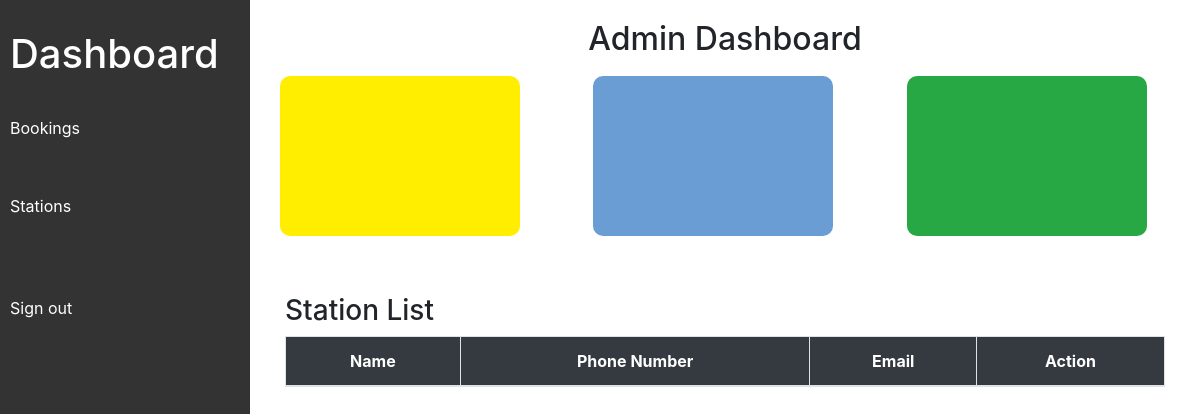
/admin_app/dashboard/, run on an earlier commit of the app's database.
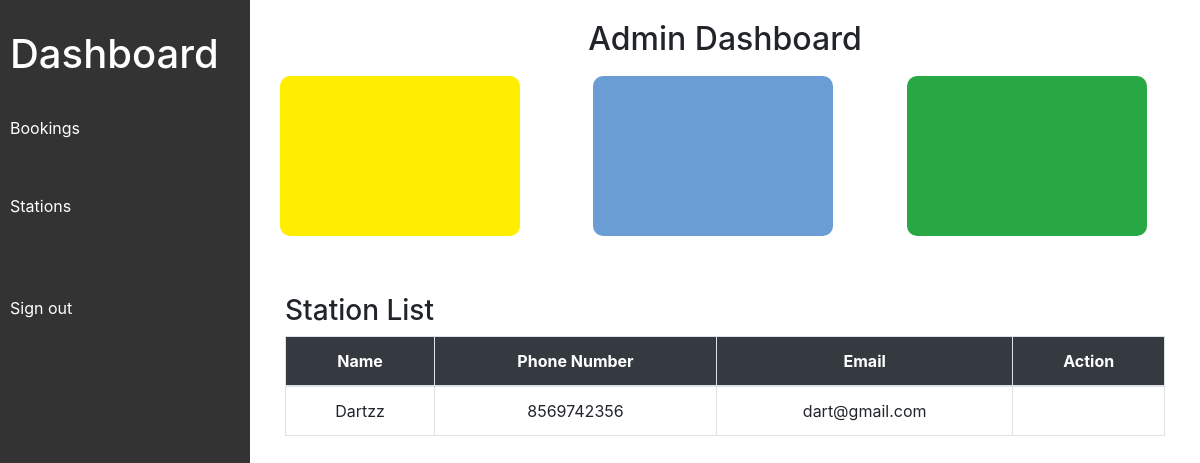
And on a later commit of the database.
### station_app/models.py (models this page shows)
class StationProfile(models.Model):
    Phone_Number=models.IntegerField()
    Address=models.CharField(max_length=250)
    Profile_Image=models.FileField(upload_to="images",null=True,blank=True)
    user=models.ForeignKey(User,on_delete=models.CASCADE,null=True,blank=True)

### admin_app/views.py (the view)
# urls.py: path('dashboard/', views.dashboard, name='dashboard'),
def dashboard(request):
    station = StationProfile.objects.all().order_by("-id")
    return render(request,"admin/dashboard.html",{"station":station})

### templates/admin/dashboard.html (shortened to what this page needs)
<!DOCTYPE html>
<html lang="en">
<head>
    <link href="https://stackpath.bootstrapcdn.com/bootstrap/4.3.1/css/bootstrap.min.css" rel="stylesheet">
</head>
<body>
    <div class="sidebar">
        <ul>
            <li><a href="#"><h1>Dashboard</h1></a></li>
            <li><a href="">Bookings</a></li><br>
            <li><a href="">Stations</a></li><br><br>
            <li><a href="{%url 'admin_signout' %}">Sign out</a></li>
        </ul>
    </div>
    <div class="main-content">
        {% block content %}
<h2 class="text-center">Admin Dashboard</h2>
        <main id="main">
            <div class="row">
                <div class="col-md-4">
                    <div class="count-box total-turfs-box">
                    </div>
                </div>
                <div class="col-md-4">
                    <div class="count-box total-users-box">
                    </div>
                </div>
                <div class="col-md-4">
                    <div class="count-box total-bookings-box">
                    </div>
                </div>
            </div>
            <section id="managers-list" class="managers-list">
                <div class="container" data-aos="fade-up">
                    <div class="section-header mt-5">
                        <h3 class="mt-5">Station List</h3>
                    </div>
                    <div class="row gx-lg-0 gy-4">
                        <div class="col-lg-12">
                            <table class="table table-bordered managers-table">
                                <thead>
                                    <tr>
                                        <th>Name</th>
                                        <th>Phone Number</th>
                                        <th>Email</th>
                                        <th>Action</th>
                                    </tr>
                                </thead>
                                <tbody>
                                    {% for st in station %}
                                    <tr>
                                        <td>{{ st.user.username }}</td>
                                        <td>{{ st.Phone_Number }}</td>
                                        <td>{{ st.user.email }}</td>
                                        <td>
                                        </td>
                                    </tr>
                                    {% endfor %}
                                </tbody>
                            </table>
                        </div>
                    </div>
                </div>
            </section>
        </main>
        {% endblock %}
    </div>
</body>
</html>

What changed in the data, as far as the page shows it:
added StationProfile: user.username "Dartzz", Phone_Number "8569742356", user.email "dart@gmail.com"
